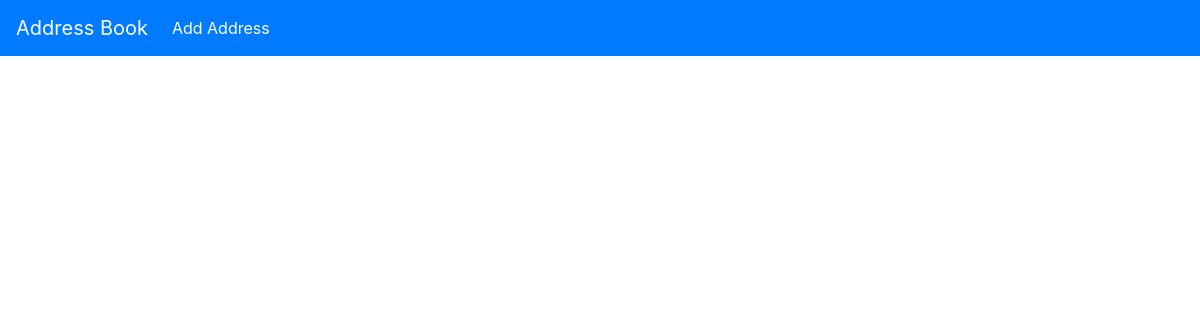
Before: / with the older database file.
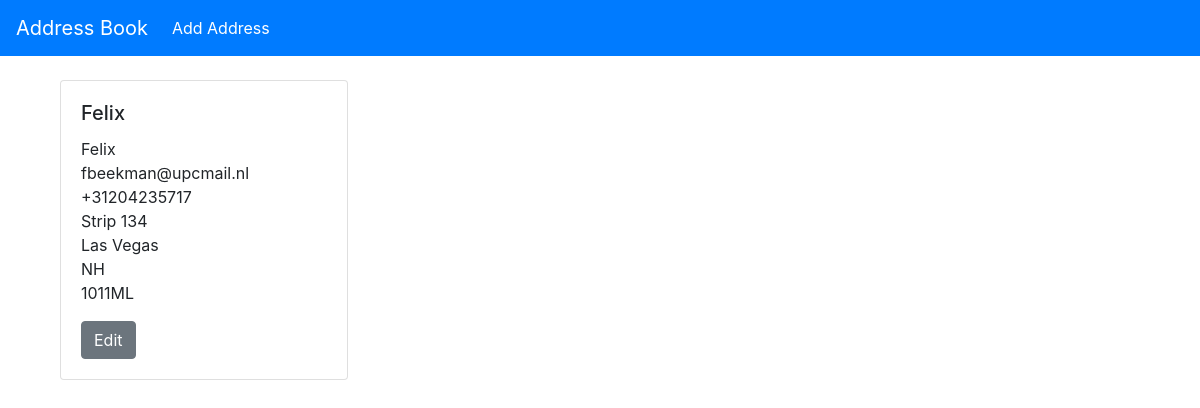
After: the same page with the newer database file.
### address_book/models.py (models this page shows, shortened)
class Address(models.Model):
	name = models.CharField(max_length=200)
	email = models.EmailField(max_length=200)
	phone = models.CharField(max_length=15)
	address = models.CharField(max_length=200)
	city = models.CharField(max_length=200)
	state = models.CharField(max_length=100)
	zipcode = models.CharField(max_length=10)

### address_book/views.py (the view)
# urls.py: path('', views.home, name="home"),
def home(request):
	all_addresses = Address.objects.all
	return render(request, 'home.html', {'all_addresses': all_addresses})

### address_book/templates/home.html
{% extends 'base.html' %}
{% block content %}
<div class="container">
	<div class="row">
		{% if all_addresses %}
		{% for records in all_addresses %}
		<div class="col-sm">
			<div class="card" style="width: 18rem;">
				<div class="card-body">
					<h5 class="card-title">{{ records.name }}</h5>
					<p class="card-text">
						{{ records.name }}<br/>
						{{ records.email }}<br/>
						{{ records.phone }}<br/>
						{{ records.address }}<br/>
						{{ records.city }}<br/>
						{{ records.state }}<br/>
						{{ records.zipcode }}<br/>
					</p>
					<a href="{% url 'edit' records.id %}" class="btn btn-secondary">Edit</a>
				</div>
			</div>
			<br/>
		</div>
		{% endfor %}
		{% endif %}
	</div></div>
	{% endblock %}

### address_book/templates/base.html (shortened to what this page needs)
<!doctype html>
<html lang="en">
  <head>
    <link rel="stylesheet" href="https://stackpath.bootstrapcdn.com/bootstrap/4.5.2/css/bootstrap.min.css">
  </head>
  <body>
  	<nav class="navbar navbar-expand-lg navbar-dark bg-primary">
  <a class="navbar-brand" href="{% url 'home' %}">Address Book</a>
  <div class="collapse navbar-collapse" id="navbarSupportedContent">
    <ul class="navbar-nav mr-auto">
      <li class="nav-item">
        <a class="nav-link" style="color: white" href="{% url 'add_address' %}">Add Address</a>
      </li>
    </ul>
  </div>
</nav>
    <br/>
    <div class="container">
			{% block content %}
			{% endblock %}
		</div>
  </body>
</html>

Changed rows visible on the page:
added Address: name "Felix", email "fbeekman@upcmail.nl", phone "+31204235717", address "Strip 134", city "Las Vegas", state "NH", zipcode "1011ML"
